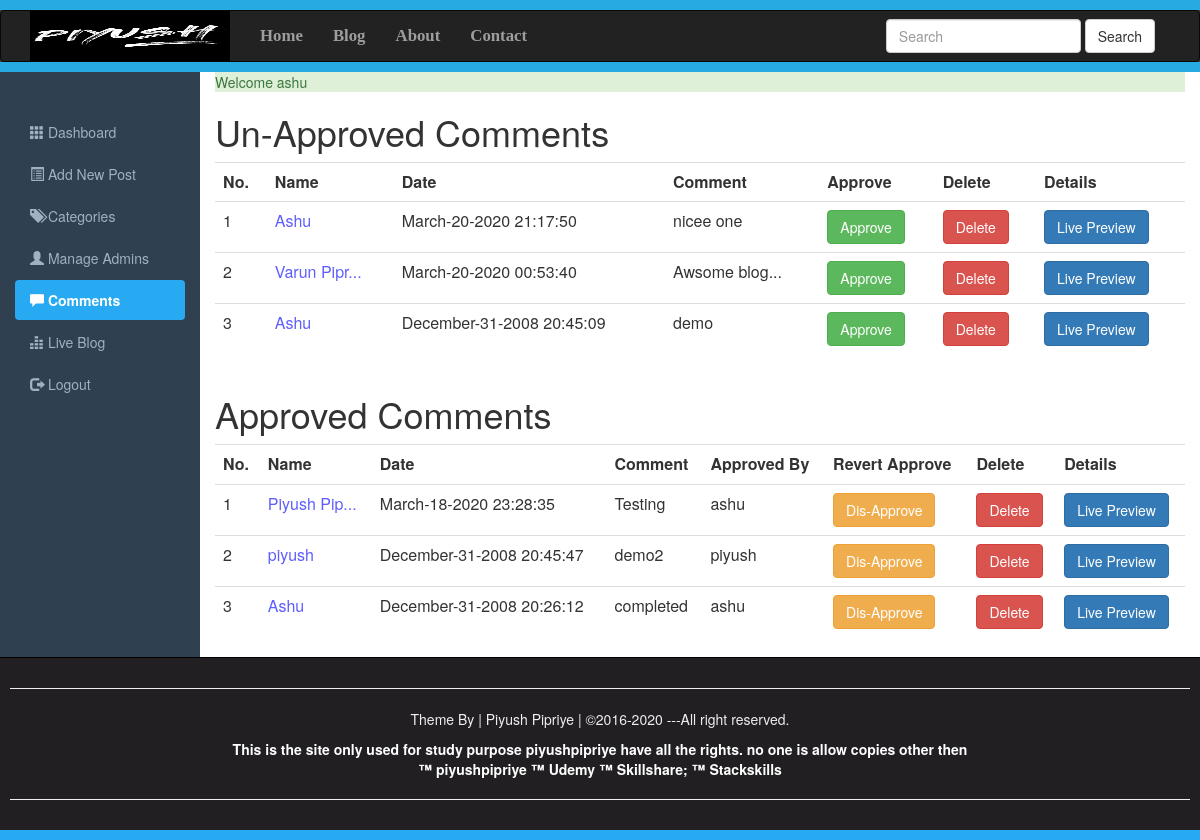
The app's page /comments.php (signed in) with its own data.
### tables this page shows
CREATE TABLE `comments` (
  `id` int(10) NOT NULL,
  `datetime` varchar(50) NOT NULL,
  `name` varchar(200) NOT NULL,
  `email` varchar(200) NOT NULL,
  `comment` varchar(500) NOT NULL,
  `addby` varchar(200) NOT NULL,
  `status` varchar(5) NOT NULL,
  `admin_id` int(10) NOT NULL
);

### comments.php (the view, shortened to what this page needs)
<?php require_once("include/session.php"); ?>
<!DOCTYPE>
<html>
<head>
<link rel="stylesheet" href="css/bootstrap.css">
<link rel="stylesheet" href="https://maxcdn.bootstrapcdn.com/bootstrap/3.3.7/css/bootstrap.min.css">
<link rel="stylesheet" href="css/adminstyle.css">
</head>
<body>
	<div style="height:10px; background:#27aae1;"></div>
<nav class="navbar navbar-inverse" role="navigation">
<div class="container">
<div class="navbar-header">
<a class="navbar-brand" href="Blog.php">
<img style="margin-top:-15px;" src="images/piyush.jpg" width=200; height=50;></a>
</div>
<div class="collapse navbar-collapse" id="collapse">
<ul class="nav navbar-nav">
<li><a href="home.php">Home</a></li>
<li><a href="Blog.php">Blog</a></li>
<li><a href="about.php">About</a></li>
<li><a href="contact.php">Contact</a></li>
</ul>
<form class="navbar-form navbar-right" action="Blog.php">
<div class="form-group">
<input type="text" class="form-control" placeholder="Search" name="Search">
</div>
<button class="btn btn-default" name="SearchButton">Search</button>
</form>
</div>
</div>
</nav>
<div class="line" style="height:10px; background:#27aae1;"></div>
<div class="container-fluid">
<div class="row">
<div class="col-sm-2">
	<br><br>
<ul class="nav nav-pills nav-stacked" id="sidemenu">
<li><a href="dashboard.php"><span class="glyphicon glyphicon-th"></span>&nbsp;Dashboard</a></li>
<li><a href="addnewpost.php"><span class="glyphicon glyphicon-list-alt"></span>&nbsp;Add New Post</a></li>
<li><a href="category.php"><span class="glyphicon glyphicon-tags"></span>&nbsp;Categories</a></li>
<li><a href="admins.php"><span class="glyphicon glyphicon-user"></span>&nbsp;Manage Admins</a></li>
<li class="active"><a href="comments.php"><span class="glyphicon glyphicon-comment"></span>&nbsp;Comments</a></li>
<li><a href="#"><span class="glyphicon glyphicon-equalizer"></span>&nbsp;Live Blog</a></li>
<li><a href="logout.php"><span class="glyphicon glyphicon-log-out"></span>&nbsp;Logout</a></li>
</ul>
</div>
<div class="col-sm-10">
	<div> <?php echo Message();
			echo SuccessMessage();?> </div>
<h1>Un-Approved Comments</h1>
<div class="table-responsive">
	<table class="table table-stripped table-hover">
		<tr>
			<th>No.</th>
			<th>Name</th>
			<th>Date</th>
			<th>Comment</th>
			<th>Approve</th>
			<th>Delete</th>
			<th>Details</th>
		</tr>
		<tr>
		<?php
			global $conn;
			$view = "SELECT * FROM comments WHERE status='OFF' ORDER BY datetime desc";
			$exec  =  $conn->query($view);
			$sr = 0;
			while ($data = mysqli_fetch_array($exec)) {
				$postid = $data["id"];
				$datetime = $data["datetime"];
				$name = $data["name"];
				$comment = $data["comment"];
				$admin_id = $data["admin_id"];
				$sr++;
				if(strlen($name)>10){$name = substr($name,0,10).'...';}
		?>
			<td><?php echo htmlentities($sr);?></td>
			<td style="color: #5e5eff;"><?php echo htmlentities($name);?></td>
			<td><?php echo htmlentities($datetime);?></td>
			<td><?php echo htmlentities($comment);?></td>
			<td><a href="approvecom.php?id=<?php echo$postid?>"><span class="btn btn-success">Approve</span></a></td>
			<td><a href="deletecom.php?id=<?php echo$postid?>"><span class="btn btn-danger">Delete</span></a></td>
			<td><a href="fullpost.php?id=<?php echo $admin_id;?>" target="_blank"><span class="btn btn-primary">Live Preview</span></a></td>
		</tr>
		<?php } ?>
	</table>
</div>
<h1>Approved Comments</h1>
<div class="table-responsive">
	<table class="table table-stripped table-hover">
		<tr>
			<th>No.</th>
			<th>Name</th>
			<th>Date</th>
			<th>Comment</th>
			<th>Approved By</th>
			<th>Revert Approve</th>
			<th>Delete</th>
			<th>Details</th>
		</tr>
		<tr>
		<?php
			global $conn;
			$view = "SELECT * FROM comments WHERE status='on' ORDER BY datetime desc";
			$exec  =  $conn->query($view);
			$sr = 0;
			while ($data = mysqli_fetch_array($exec)) {
				$postid = $data["id"];
				$datetime = $data["datetime"];
				$name = $data["name"];
				$comment = $data["comment"];
				$addby = $data["addby"];
				$admin_id = $data["admin_id"];
				$sr++;
				if(strlen($name)>10){$name = substr($name,0,10).'...';}
		?>
			<td><?php echo htmlentities($sr);?></td>
			<td style="color: #5e5eff;"><?php echo htmlentities($name);?></td>
			<td><?php echo htmlentities($datetime);?></td>
			<td><?php echo htmlentities($comment);?></td>
			<td><?php echo htmlentities($addby);?></td>
			<td><a href="disapprovecom.php?id=<?php echo$postid?>"><span class="btn btn-warning">Dis-Approve</span></a></td>
			<td><a href="deletecom.php?id=<?php echo$postid?>"><span class="btn btn-danger">Delete</span></a></td>
			<td><a href="fullpost.php?id=<?php echo $admin_id;?>" target="_blank"><span class="btn btn-primary">Live Preview</span></a></td>
		</tr>
		<?php } ?>
	</table>
</div>
</div>
</div>
</div>
<div id="Footer">
<hr><p>Theme By | Piyush Pipriye | &copy;2016-2020 ---All right reserved. </p>
<a style="color:white; text-decoration: none; cursor: pointer; font-weight:bold;" href="github.com/piyushpipriye">
<p>This is the site only used for study purpose piyushpipriye have all the rights. no one is allow copies other then <br>&trade; piyushpipriye
&trade; Udemy &trade; Skillshare; &trade; Stackskills </p></a><hr>
</div>
<div style="height:10px; background:#27AAF1;"></div>
</body>
</html>

### css/adminstyle.css (style rules this page uses)
body { background-color: #2f4050; }
.col-sm-10 { background-color: #ffffff; }
#sidemenu a { color:#9fb1c2; }
#sidemenu .active a { color:#ffffff; background:#27AAF1; font-weight:bold; }
#Footer { padding: 10px; border-top:1px solid black; color:#eeeeee; background-color:#211f22; text-align:center; }
.navbar-nav li { font-weight:bold; font-family: Bitter,Georgia,Times,"Times New Roman",serif; font-size:1.2em; }
.line { margin-top:-20px }

### records on screen
comments: name "Ashu", datetime "March-20-2020 21:17:50", comment "nicee one"
comments: name "Varun Pipr...", datetime "March-20-2020 00:53:40", comment "Awsome blog..."
comments: name "Ashu", datetime "December-31-2008 20:45:09", comment "demo"
comments: name "Piyush Pip...", datetime "March-18-2020 23:28:35", comment "Testing", addby "ashu"
comments: name "piyush", datetime "December-31-2008 20:45:47", comment "demo2", addby "piyush"
comments: name "Ashu", datetime "December-31-2008 20:26:12", comment "completed", addby "ashu"

### other values on screen
SuccessMessage() "Welcome ashu"
